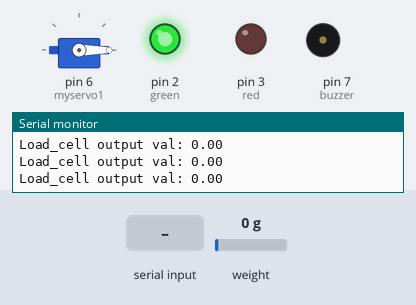
This sketch was run on a simulated Arduino Uno, built with avr-gcc and run on an emulated ATmega328P. Parts: servo, output pins drawn as LEDs (lit = HIGH), buzzer (waves = sounding, pin HIGH), the last lines printed to the serial monitor. Inputs (shaded band) come from the test bench; at power-on: weight on the scale 0 g.

Above: at 6.6 s.
6.7 s: weight on the scale set to 46 g
8.2 s: weight on the scale set to 56 g
At 8.6 s:
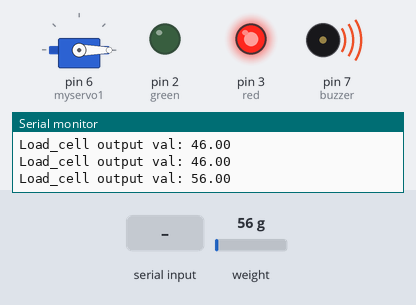
At 11.1 s:
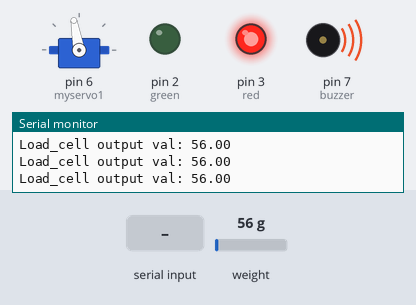
11.2 s: "t" received over Serial
At 11.7 s:
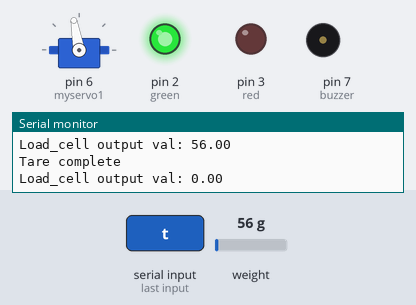
Timing chart, 0 to 15.3 s (numbered marks = the images above; inputs shaded):
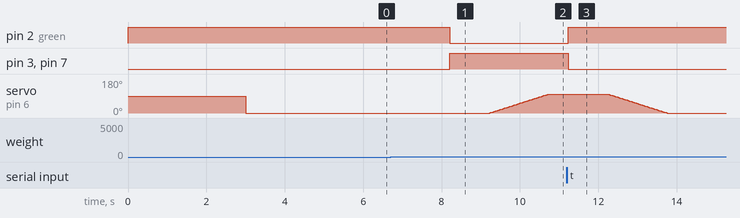

The sketch:

full.ino
```cpp
#include <Servo.h>
#include <HX711_ADC.h>
#if defined(ESP8266)|| defined(ESP32) || defined(AVR)
#include <EEPROM.h>
#endif
//pins:
const int HX711_dout = 10; //mcu > HX711 dout pin
const int HX711_sck = 11; //mcu > HX711 sck pin
//HX711 constructor:
HX711_ADC LoadCell(HX711_dout, HX711_sck);

const int calVal_eepromAdress = 0;
unsigned long t = 0;
Servo myservo1;
Servo myservo2;
const int green = 2;
const int red = 3;
const int buzzer = 7;
int pos = 0;
int weight1=100;
int weight2=100;
int y=0;
void setup() {
  myservo1.attach(6);
  pinMode(green, OUTPUT);
  pinMode(red, OUTPUT);
  pinMode(buzzer, OUTPUT);
  digitalWrite(green, HIGH);
  digitalWrite(buzzer, LOW);
  delay(3000);
  myservo1.write(0);
  Serial.begin(9600); delay(10);
  Serial.println();
  Serial.println("Starting...");

  LoadCell.begin();
  //LoadCell.setReverseOutput(); //uncomment to turn a negative output value to positive
  float calibrationValue; // calibration value (see example file "Calibration.ino")
  calibrationValue = 696.0; // uncomment this if you want to set the calibration value in the sketch
#if defined(ESP8266)|| defined(ESP32)
  //EEPROM.begin(512); // uncomment this if you use ESP8266/ESP32 and want to fetch the calibration value from eeprom
#endif
  //EEPROM.get(calVal_eepromAdress, calibrationValue); // uncomment this if you want to fetch the calibration value from eeprom

  unsigned long stabilizingtime = 2000; // preciscion right after power-up can be improved by adding a few seconds of stabilizing time
  boolean _tare = true; //set this to false if you don't want tare to be performed in the next step
  LoadCell.start(stabilizingtime, _tare);
  if (LoadCell.getTareTimeoutFlag()) {
    Serial.println("Timeout, check MCU>HX711 wiring and pin designations");
    while (1);
  }
  else {
    LoadCell.setCalFactor(calibrationValue); // set calibration value (float)
    Serial.println("Startup is complete");
  }
}

void loop() {
    //outertakeo();
    //delay(3000);
    static boolean newDataReady = 0;
    const int serialPrintInterval = 0; //increase value to slow down serial print activity

    // check for new data/start next conversion:
    if (LoadCell.update()) newDataReady = true;

    // get smoothed value from the dataset:
    if (newDataReady) {
      if (millis() > t + serialPrintInterval) {
        float i = LoadCell.getData();
        Serial.print("Load_cell output val: ");
        Serial.println(i);
        newDataReady = 0;
        t = millis();

        if(i>50&&y==0){
          intakeo();
          y=1;
          }
          if(i<50&&y==1){
          intakec();
          y=0;
          }
      }
    }

    // receive command from serial terminal, send 't' to initiate tare operation:
    if (Serial.available() > 0) {
      char inByte = Serial.read();
      if (inByte == 't') LoadCell.tareNoDelay();
    }

    // check if last tare operation is complete:
    if (LoadCell.getTareStatus() == true) {
      Serial.println("Tare complete");
    }
  }
void intakeo(){
  digitalWrite(red, HIGH);
  digitalWrite(green, LOW);
  digitalWrite(buzzer, HIGH);
  delay(1000);
  for (pos = 0; pos <= 100; pos += 1) {
    myservo1.write(pos);
    delay(15);
  }
}
void intakec(){
  digitalWrite(red, LOW);
  digitalWrite(green, HIGH);
  digitalWrite(buzzer, LOW);
  delay(1000);
  for (pos = 100; pos >= 0; pos -= 1) {
    myservo1.write(pos);
    delay(15);
  }
}
```

Measured:
- the behaviour switches between 50 and 51 g on weight on the scale (found by bisection; images 0 and 1)
- after the input at 8.2 s, pin 2 (green): HIGH → LOW at once; pin 3 (red), pin 7 (buzzer): LOW → HIGH at once; servo on pin 6 (myservo1): moves from 0° to 100° over 1.5 s, starting after 1.0 s
- after the input at 11.2 s, pin 2 (green): LOW → HIGH at once; pin 3 (red), pin 7 (buzzer): HIGH → LOW at once; servo on pin 6 (myservo1): moves from 100° to 0° over 1.5 s, starting after 1.1 s
